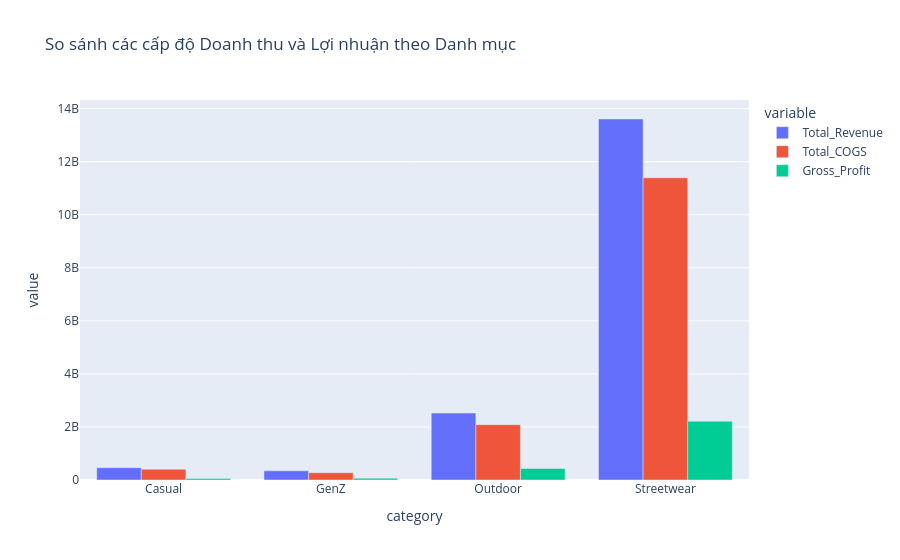

The code cell stored with this chart in its notebook:
### Code cell
master_df['Gross_Profit'] = master_df['Total_Revenue'] - master_df['Total_COGS']

# Aggregation theo Category
comparison = master_df.groupby('category')[['Total_Revenue', 'Total_COGS', 'Gross_Profit']].sum().reset_index()

# Vẽ biểu đồ Grouped Bar để thấy sự hao hụt qua từng bước
fig = px.bar(comparison, x='category', y=['Total_Revenue', 'Total_COGS', 'Gross_Profit'],
             barmode='group',
             title='So sánh các cấp độ Doanh thu và Lợi nhuận theo Danh mục')
fig.show()

### Figure 1 — Plotly figure (JSON) as saved in the notebook; plotly's stock layout.template omitted (floating-point values rounded to 4 significant figures)
{"data": [{"alignmentgroup": "True", "hovertemplate": "variable=Total_Revenue<br>category=%{x}<br>value=%{y}<extra></extra>", "legendgroup": "Total_Revenue", "marker": {"color": "#636efa", "pattern": {"shape": ""}}, "name": "Total_Revenue", "offsetgroup": "Total_Revenue", "orientation": "v", "showlegend": true, "textposition": "auto", "type": "bar", "x": ["Casual", "GenZ", "Outdoor", "Streetwear"], "xaxis": "x", "y": [464500000.0, 346300000.0, 2524000000.0, 13610000000.0], "yaxis": "y"}, {"alignmentgroup": "True", "hovertemplate": "variable=Total_COGS<br>category=%{x}<br>value=%{y}<extra></extra>", "legendgroup": "Total_COGS", "marker": {"color": "#EF553B", "pattern": {"shape": ""}}, "name": "Total_COGS", "offsetgroup": "Total_COGS", "orientation": "v", "showlegend": true, "textposition": "auto", "type": "bar", "x": ["Casual", "GenZ", "Outdoor", "Streetwear"], "xaxis": "x", "y": [406500000.0, 277900000.0, 2086000000.0, 11390000000.0], "yaxis": "y"}, {"alignmentgroup": "True", "hovertemplate": "variable=Gross_Profit<br>category=%{x}<br>value=%{y}<extra></extra>", "legendgroup": "Gross_Profit", "marker": {"color": "#00cc96", "pattern": {"shape": ""}}, "name": "Gross_Profit", "offsetgroup": "Gross_Profit", "orientation": "v", "showlegend": true, "textposition": "auto", "type": "bar", "x": ["Casual", "GenZ", "Outdoor", "Streetwear"], "xaxis": "x", "y": [57960000.0, 68460000.0, 437200000.0, 2217000000.0], "yaxis": "y"}], "layout": {"barmode": "group", "legend": {"title": {"text": "variable"}, "tracegroupgap": 0}, "title": {"text": "So sánh các cấp độ Doanh thu và Lợi nhuận theo Danh mục"}, "xaxis": {"anchor": "y", "domain": [0, 1], "title": {"text": "category"}}, "yaxis": {"anchor": "x", "domain": [0, 1], "title": {"text": "value"}}}}
